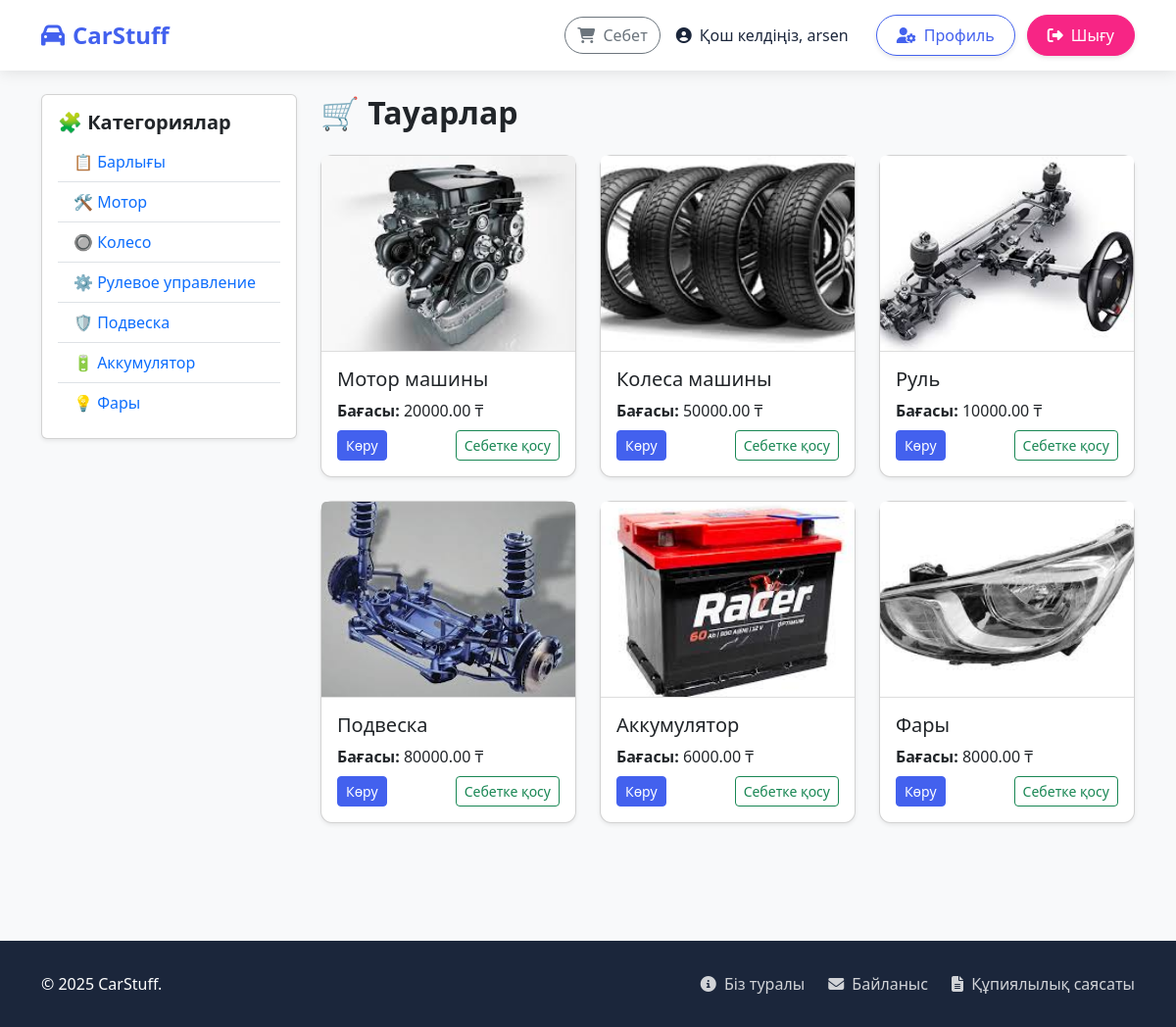
The app's page / (signed in) with its own data.
### shop/models.py (models this page shows, shortened)
class Category(models.Model):
    name = models.CharField(max_length=100)
    slug = models.SlugField(unique=True)
    def get_absolute_url(self):
        return reverse('product_list_by_category', args=[self.slug])

class Product(models.Model):
    category = models.ForeignKey(Category, on_delete=models.CASCADE)
    name = models.CharField(max_length=255)
    slug = models.SlugField(unique=True)
    image = models.ImageField(upload_to='products/', blank=True, null=True)
    description = models.TextField(blank=True)
    price = models.DecimalField(max_digits=10, decimal_places=2)
    stock = models.PositiveIntegerField()
    available = models.BooleanField(default=True)
    created = models.DateTimeField(auto_now_add=True)
    updated = models.DateTimeField(auto_now=True)
    def get_absolute_url(self):
        return reverse('product_detail', args=[self.id, self.slug])

### shop/views.py (the view)
# urls.py: path('', views.product_list, name='product_list'),
def product_list(request, category_slug=None):
    category = None
    categories = Category.objects.all()
    products = Product.objects.filter(available=True)
    if category_slug:
        category = get_object_or_404(Category, slug=category_slug)
        products = products.filter(category=category)
    return render(request, 'shop/product/list.html', {
        'category': category,
        'categories': categories,
        'products': products,
    })

### shop/views.py (called while the page is built)
def cart_total_items(request):
    cart = request.session.get('cart', {})
    return {'cart_total': sum(cart.values())}

### shop/templates/shop/product/list.html (shortened to what this page needs)
{% extends 'shop/base.html' %}
{% block content %}
<div class="row">
    <div class="col-md-3">
        <div class="card mb-4 shadow-sm">
            <div class="card-body">
                <h5 class="card-title fw-bold">🧩 Категориялар</h5>
                <ul class="list-group list-group-flush">
                    <li class="list-group-item">
                        <a href="{% url 'product_list' %}">📋 Барлығы</a>
                    </li>
                    {% for category in categories %}
                    <li class="list-group-item">
                        <a href="{{ category.get_absolute_url }}">
                            {% if "мотор" in category.name|lower %}🛠️{% endif %}
                            {{ category.name }}
                        </a>
                    </li>
                    {% endfor %}
                </ul>
            </div>
        </div>
    </div>
    <div class="col-md-9">
        <h2 class="fw-bold mb-4">🛒 Тауарлар</h2>
        <div class="row">
            {% for product in products %}
            <div class="col-md-4 mb-4">
                <div class="card h-100 shadow-sm product-card">
                    {% if product.image %}
                        <img src="{{ product.image.url }}" class="card-img-top" alt="{{ product.name }}">
                    {% endif %}
                    <div class="card-body d-flex flex-column justify-content-between">
                        <div>
                            <h5 class="card-title">{{ product.name }}</h5>
                            <p class="card-text"><strong>Бағасы:</strong> {{ product.price }} ₸</p>
                        </div>
                        <div class="d-flex justify-content-between mt-2">
                            <a href="{{ product.get_absolute_url }}" class="btn btn-primary btn-sm">Көру</a>
                            <a href="{% url 'add_to_cart' product.id %}" class="btn btn-outline-success btn-sm">Себетке қосу</a>
                        </div>
                    </div>
                </div>
            </div>
            {% empty %}
            <div class="col-12">
                <p class="text-muted">Қазіргі уақытта тауарлар жоқ.</p>
            </div>
            {% endfor %}
        </div>
    </div>
</div>
{% endblock %}

### shop/templates/shop/base.html (shortened to what this page needs)
<!DOCTYPE html>
<html lang="kk">
<head>
    <link href="https://cdn.jsdelivr.net/npm/bootstrap@5.3.0/dist/css/bootstrap.min.css" rel="stylesheet">
    <link rel="stylesheet" href="https://cdnjs.cloudflare.com/ajax/libs/font-awesome/6.4.0/css/all.min.css">
</head>
<body>
<nav class="navbar navbar-expand-lg sticky-top">
    <div class="container">
        <a class="navbar-brand" href="{% url 'product_list' %}">
            <i class="fas fa-car"></i> CarStuff
        </a>
        <div class="d-flex align-items-center">
            <a href="{% url 'view_cart' %}" class="btn btn-outline-secondary position-relative me-3">
                <i class="fas fa-shopping-cart cart-icon me-1"></i> Себет
            </a>
            {% if user.is_authenticated %}
                <span class="nav-user">
                    <i class="fas fa-user-circle"></i> Қош келдіңіз, {{ user.username }}
                </span>
                <a href="{% url 'profile' %}" class="btn btn-outline-primary nav-button">
                    <i class="fas fa-user-cog me-1"></i> Профиль
                </a>
                <a href="{% url 'logout' %}" class="btn btn-danger nav-button">
                    <i class="fas fa-sign-out-alt me-1"></i> Шығу
                </a>
            {% endif %}
        </div>
    </div>
</nav>
<main class="container mt-4 mb-5">
    {% block content %}{% endblock %}
</main>
<footer>
    <div class="container footer-content">
        <div>© 2025 CarStuff.</div>
        <div class="footer-links">
            <a href="#"><i class="fas fa-info-circle me-1"></i> Біз туралы</a>
            <a href="#"><i class="fas fa-envelope me-1"></i> Байланыс</a>
            <a href="#"><i class="fas fa-file-alt me-1"></i> Құпиялылық саясаты</a>
        </div>
    </div>
</footer>
</body>
</html>

### shop/templates/shop/base.html (style rules this page uses)
:root { --primary-color: #4361ee; --secondary-color: #3f37c9; --accent-color: #4895ef; --dark-color: #1b263b; --light-color: #f8f9fa; --success-color: #4cc9f0; --danger-color: #f72585; }
body { background-color: #f8f9fa; font-family: 'Segoe UI', Tahoma, Geneva, Verdana, sans-serif; min-height: 100vh; display: flex; flex-direction: column; }
.navbar { background-color: white; box-shadow: 0 2px 15px rgba(0, 0, 0, 0.1); padding: 0.8rem 0; transition: all 0.3s ease; }
.navbar-brand { font-weight: 700; font-size: 1.5rem; color: var(--primary-color) !important; transition: all 0.3s ease; display: flex; align-items: center; gap: 0.5rem; }
.nav-user { font-weight: 500; color: var(--dark-color); margin-right: 1rem; display: flex; align-items: center; gap: 0.5rem; }
.nav-button { margin-left: 0.75rem; border-radius: 50px; padding: 0.5rem 1.25rem; font-weight: 500; transition: all 0.3s ease; box-shadow: 0 2px 5px rgba(0, 0, 0, 0.1); }
.btn-outline-primary { border-color: var(--primary-color); color: var(--primary-color); }
.btn-primary { background-color: var(--primary-color); border-color: var(--primary-color); }
.btn-danger { background-color: var(--danger-color); border-color: var(--danger-color); }
.btn-outline-secondary { position: relative; overflow: hidden; border-radius: 50px; transition: all 0.3s ease; }
.container { flex: 1; }
footer { background-color: var(--dark-color); color: white; padding: 2rem 0; margin-top: 3rem; }
.footer-content { display: flex; justify-content: space-between; align-items: center; }
.footer-links { display: flex; gap: 1.5rem; }
.footer-links a { color: rgba(255, 255, 255, 0.8); text-decoration: none; transition: all 0.3s ease; }
.cart-icon { transition: all 0.3s ease; }

### shop/templates/shop/product/list.html (style rules this page uses)
.product-card img { height: 200px; object-fit: cover; border-bottom: 1px solid #ddd; }
.product-card { transition: 0.3s ease; border-radius: 12px; }
.list-group-item a { text-decoration: none; color: #0d6efd; font-weight: 500; }

### records on screen
Category: name "Мотор"
Category: name "🔘 Колесо"
Category: name "⚙️ Рулевое управление"
Category: name "🛡️ Подвеска"
Category: name "🔋 Аккумулятор"
Category: name "💡 Фары"
Product: image (picture), name "Мотор машины", price "20000.00"
Product: image (picture), name "Колеса машины", price "50000.00"
Product: image (picture), name "Руль", price "10000.00"
Product: image (picture), name "Подвеска", price "80000.00"
Product: image (picture), name "Аккумулятор", price "6000.00"
Product: image (picture), name "Фары", price "8000.00"

### other values on screen
{{ user.username }} "arsen"
